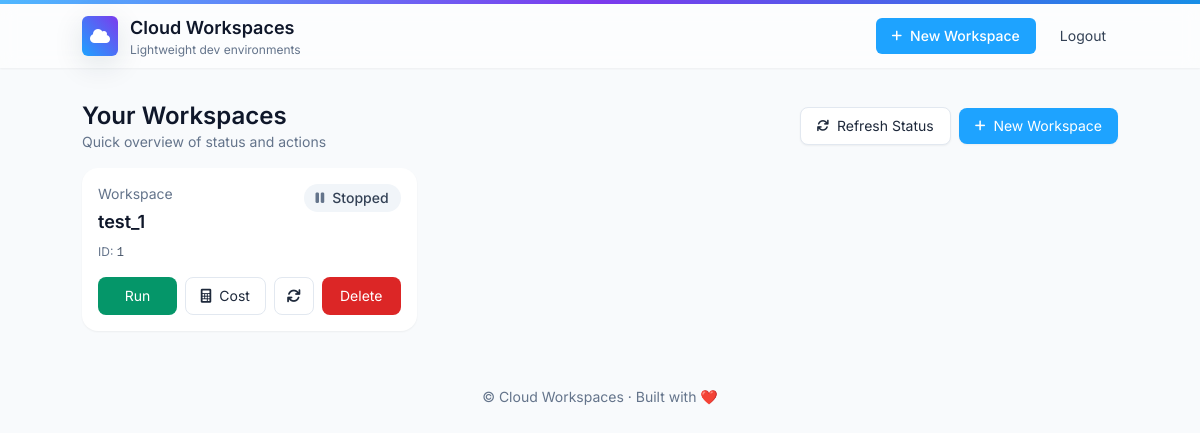
Page /dashboard (signed in) on the earlier database version.
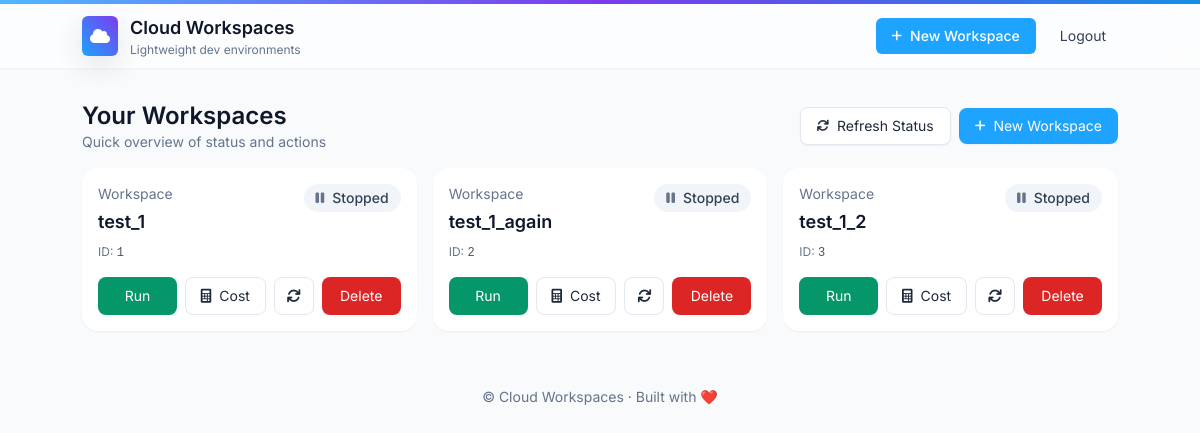
Same page on the later database version.
### app.py (models this page shows)
class Workspace(db.Model):
    id = db.Column(db.Integer, primary_key=True)
    name = db.Column(db.String(128), nullable=False)
    yaml_filename = db.Column(db.String(128), nullable=False)
    created_at = db.Column(db.DateTime, default=datetime.utcnow)
    status = db.Column(db.String(32), default="stopped")
    user_id = db.Column(db.Integer, db.ForeignKey("user.id"), nullable=False)

### app.py (the view)
@app.route("/dashboard")
@login_required
def dashboard():
    user_workspaces = Workspace.query.filter_by(user_id=current_user.id).all()
    for ws in user_workspaces:
        if not getattr(ws, "yaml_filename", None):
            continue
        path = os.path.join(current_app.config["UPLOAD_FOLDER"], ws.yaml_filename)
        if not os.path.exists(path):
            if ws.status != "stopped":
                ws.status = "stopped"
                db.session.commit()
            continue
        project_name = f"workspace_{ws.id}"
        try:
            result = subprocess.run(
                ["docker-compose", "-p", project_name, "-f", path, "ps", "-q"],
                capture_output=True, text=True,
                cwd=os.path.dirname(path)
            )
            is_running = (result.returncode == 0 and result.stdout.strip() != "")
            new_status = "running" if is_running else "stopped"
            if ws.status != new_status:
                ws.status = new_status
                db.session.commit()
        except Exception as e:
            current_app.logger.error(f"Error checking status for {ws.name}: {str(e)}")
            if ws.status != "stopped":
                ws.status = "stopped"
                db.session.commit()
    workspaces = Workspace.query.filter_by(user_id=current_user.id).all()
    return render_template("dashboard.html", workspaces=workspaces)

### app.py (called while the page is built)
@login_manager.user_loader
def load_user(user_id):
    return User.query.get(int(user_id))

### templates/dashboard.html (shortened to what this page needs)
{% extends 'base.html' %}
{% block content %}
<div class="flex flex-col sm:flex-row sm:items-center sm:justify-between gap-4 mb-4">
  <div>
    <h1 class="text-2xl font-semibold text-slate-900">Your Workspaces</h1>
    <p class="text-sm text-slate-500">Quick overview of status and actions</p>
  </div>
  <div class="flex items-center gap-2">
    <a href="{{ url_for('dashboard') }}" class="inline-flex items-center gap-2 px-4 py-2 rounded-lg bg-white border border-slate-200 text-sm shadow-sm hover:shadow-md transition">
       Refresh Status
    </a>
    <a href="{{ url_for('create_workspace') }}" class="inline-flex items-center gap-2 px-4 py-2 rounded-lg bg-primary-500 text-white text-sm shadow-sm hover:bg-primary-600 transition">
       New Workspace
    </a>
  </div>
</div>
{% if workspaces %}
<div class="grid grid-cols-1 sm:grid-cols-2 lg:grid-cols-3 gap-4 xl:hidden">
  {% for ws in workspaces %}
  <article class="bg-white rounded-2xl p-4 shadow-sm hover:shadow-lg transition transform hover:-translate-y-1">
    <div class="flex items-start justify-between gap-3">
      <div>
        <div class="text-sm text-slate-500">Workspace</div>
        <div class="mt-1 text-lg font-semibold text-slate-900">{{ ws.name }}</div>
        <div class="mt-2 text-xs text-slate-500">ID: <span class="font-mono text-xs text-slate-600">{{ ws.id }}</span></div>
      </div>
      <div class="text-right">
        {% if ws.status == 'running' %}
          <div class="inline-flex items-center gap-2 px-3 py-1 rounded-full bg-emerald-50 text-emerald-700 text-sm font-medium">
            <i class="fa-solid fa-circle-play text-emerald-500"></i> Running
          </div>
        {% else %}
          <div class="inline-flex items-center gap-2 px-3 py-1 rounded-full bg-slate-100 text-slate-700 text-sm font-medium">
            <i class="fa-solid fa-pause text-slate-500"></i> Stopped
          </div>
        {% endif %}
      </div>
    </div>
    <div class="mt-4 flex flex-wrap gap-2">
      {% if ws.status == 'running' %}
        <a href="{{ url_for('stop_workspace', id=ws.id) }}" class="flex-1 inline-flex items-center justify-center gap-2 px-3 py-2 rounded-lg bg-amber-500 text-white text-sm hover:bg-amber-600 transition">Stop</a>
      {% else %}
        <a href="{{ url_for('run_workspace', id=ws.id) }}" class="flex-1 inline-flex items-center justify-center gap-2 px-3 py-2 rounded-lg bg-emerald-600 text-white text-sm hover:bg-emerald-700 transition">Run</a>
      {% endif %}
      <a href="{{ url_for('cost_comparison', id=ws.id) }}" class="flex-1 inline-flex items-center justify-center gap-2 px-3 py-2 rounded-lg bg-white border border-slate-200 text-sm hover:shadow-sm transition">
        <i class="fa-solid fa-calculator"></i> Cost
      </a>
      <a href="{{ url_for('refresh_workspace_status', id=ws.id) }}" class="inline-flex items-center gap-2 px-3 py-2 rounded-lg bg-white border border-slate-200 text-sm" title="Refresh Status">
        <i class="fa-solid fa-sync"></i>
      </a>
      <button data-delete-url="{{ url_for('delete_workspace', id=ws.id) }}" class="js-delete flex-1 inline-flex items-center justify-center gap-2 px-3 py-2 rounded-lg bg-red-600 text-white text-sm hover:bg-red-700 transition">
        Delete
      </button>
    </div>
  </article>
  {% endfor %}
</div>
{% else %}
<p class="text-sm text-slate-600">No workspaces. <a href="{{ url_for('create_workspace') }}" class="text-primary-600 font-medium">Create one</a>.</p>
{% endif %}
{% endblock %}

### templates/base.html (shortened to what this page needs)
<!DOCTYPE html>
<html lang="en">
<head>
  <script src="https://cdn.tailwindcss.com"></script>
  <link rel="stylesheet" href="https://cdnjs.cloudflare.com/ajax/libs/font-awesome/6.0.0/css/all.min.css"/>
</head>
<body class="bg-slate-50 text-slate-800 antialiased">
  <nav class="bg-white/60 backdrop-blur sticky top-0 z-40 shadow-sm">
    <div class="mx-auto max-w-[var(--content-max)] px-4 sm:px-6 lg:px-8">
      <div class="flex items-center justify-between h-16">
        <div class="flex items-center gap-3">
          <a href="{{ url_for('dashboard') }}" class="flex items-center gap-3">
            <div class="rounded-md p-2 bg-gradient-to-tr from-primary-500 to-accent text-white shadow-soft-lg">
              <i class="fa-solid fa-cloud"></i>
            </div>
            <div class="hidden sm:block">
              <span class="text-lg font-semibold text-slate-900">Cloud Workspaces</span>
              <div class="text-xs text-slate-500">Lightweight dev environments</div>
            </div>
          </a>
        </div>
        <div class="hidden md:flex md:items-center md:gap-3">
          {% if current_user.is_authenticated %}
            <a href="{{ url_for('create_workspace') }}" class="inline-flex items-center gap-2 px-4 py-2 rounded-md bg-primary-500 text-white text-sm font-medium hover:bg-primary-600 transition">
              <i class="fa-solid fa-plus text-xs"></i> New Workspace
            </a>
            <a href="{{ url_for('logout') }}" class="px-3 py-2 rounded-md text-sm text-slate-700 hover:bg-slate-100 transition">Logout</a>
          {% else %}
            <a href="{{ url_for('login') }}" class="px-3 py-2 rounded-md text-sm text-slate-700 hover:bg-slate-100 transition">Login</a>
            <a href="{{ url_for('register') }}" class="px-3 py-2 rounded-md text-sm text-slate-700 hover:bg-slate-100 transition">Register</a>
          {% endif %}
        </div>
      </div>
    </div>
  </nav>
  <main class="mx-auto max-w-[var(--content-max)] px-4 sm:px-6 lg:px-8 py-8">
    {% block content %}{% endblock %}
  </main>
  <footer class="py-6 text-center text-sm text-slate-500">
    © {{ current_year if current_year is defined else "" }} Cloud Workspaces · Built with ❤️
  </footer>
</body>
</html>

### templates/base.html (style rules this page uses)
:root { --content-max: 1100px; }
html, body { height: 100%; font-family: 'Inter', system-ui, -apple-system, "Segoe UI", Roboto, "Helvetica Neue", Arial; }

Differences in the rows shown:
added Workspace: name "test_1_again", id "2", status "stopped" (drawn)
added Workspace: name "test_1_2", id "3", status "stopped" (drawn)
